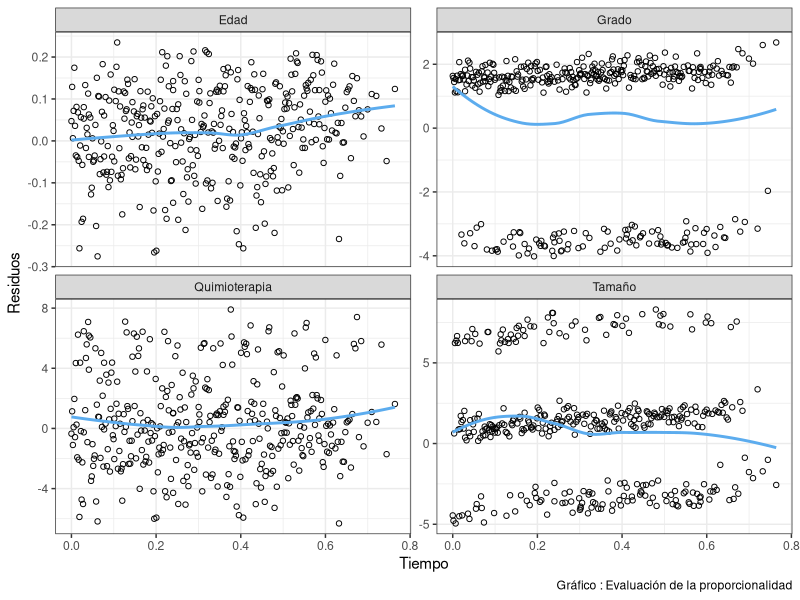

Reproduce this figure in R.
## ---- chunk 1
library(tidyverse)
library(gridExtra)
library(survival)  # Para el ajuste de modelos de Cox 
library(survminer) # Crear gráficos con la función ggsurvplot()
library(lmtest) # Para calcular la significancia de los Beta 
library(corrplot) #Para el gráfico de correlaciones

datos <- rotterdam %>%
  filter(year <= 1985) %>%
  select(-c(nodes, rtime, recur))

datos$grade <- as.factor(datos$grade)
## ---- chunk 2
#Modelo sin covariables
modelo_nulo <- coxph(Surv(dtime, death) ~ 1, ties = "breslow", data = datos)
loglik_nulo <- modelo_nulo$loglik

#Modelos con una sola variable:
# 1) Edad:
modelo_edad <- coxph(Surv(dtime, death) ~ age, ties = "breslow",
                     data = datos)

loglik_edad <- modelo_edad$loglik[2]

#Comparación del modelo con el modelo nulo

lrtest(modelo_nulo, modelo_edad) # Test significativo


# 2) Menopausia
modelo_meno <- coxph(Surv(dtime, death) ~ meno, ties = "breslow",
                     data = datos)

loglik_meno <- modelo_meno$loglik[2]

#Comparo con el modelo nulo:
lrtest(modelo_nulo, modelo_meno) # Test significativo


# 3) Terapia hormonal:
modelo_hormon <- coxph(Surv(dtime, death) ~ hormon, ties = "breslow",
                       data = datos)

#Comparo con el modelo nulo:
lrtest(modelo_nulo, modelo_hormon) # Test no significativo


# 4) Quimioterapia:
modelo_chemo <- coxph(Surv(dtime, death) ~ chemo, ties = "breslow", data = datos)


#Comparo con el modelo nulo:
lrtest(modelo_nulo, modelo_chemo) # Test no significativo


# 5) Receptores de progesterona:
modelo_pgr <- coxph(Surv(dtime, death) ~ pgr, ties = "breslow",
                    data = datos)


# Comparo con el modelo nulo:
lrtest(modelo_nulo, modelo_pgr)  # Test no significativo


# 6) Receptores de estrógeno:
modelo_er <- coxph(Surv(dtime, death) ~ er, ties = "breslow",
                   data = datos)


#Comparo con el modelo nulo:
lrtest(modelo_nulo, modelo_er)  # Test significativo



# 7) Grado de diferenciación:
modelo_grade <- coxph(Surv(dtime, death) ~ grade, ties = "breslow",
                      data = datos)


# Compraro con el modelo nulo:
lrtest(modelo_nulo, modelo_grade)  #Test significativo


# 8) Tamaño del tumor:
modelo_size <- coxph(Surv(dtime, death) ~ size, ties = "breslow",
                     data = datos)


#Comparación con el modelo nulo:
lrtest(modelo_nulo, modelo_size) #Test significativo

# En resumen, resultaron significativos: edad, menopausia, receptores de estrógeno, grado de diferenciación y tamaño del tumor.
## ---- chunk 3
#Se define el modelo con las variables importantes:
modelo1 <- coxph(Surv(dtime, death) ~ age + meno + er + grade + size,
                 ties = "breslow", data = datos)

# Para cada variable importante, comparamos el modelo 1 contra un modelo que no contenga la variable de interés y así evaluamos su significancia

# 1) Variable Edad
modelo_sin_age <- coxph(Surv(dtime, death) ~ meno + er + grade + size,
                        ties = "breslow", data = datos)

lrtest(modelo_sin_age, modelo1) # Test significativo

# 2) Variable Menopausia
modelo_sin_meno <- coxph(Surv(dtime, death) ~ age + er + grade + size,
                         ties = "breslow", data = datos)

lrtest(modelo_sin_meno, modelo1) # Test no significativo

# 3) Variable Receptores de estrógeno
modelo_sin_er <- coxph(Surv(dtime, death) ~ age + meno + grade + size,
                       ties = "breslow", data = datos)

lrtest(modelo_sin_er, modelo1) # Test no significativo

# 4) Variable Grade
modelo_sin_grade <- coxph(Surv(dtime, death) ~ age + meno + er + size,
                          ties = "breslow", data = datos)

lrtest(modelo_sin_grade, modelo1) # Test significativo

# 5) Variable Size
modelo_sin_size <- coxph(Surv(dtime, death) ~ age + meno + er + grade,
                         ties = "breslow", data = datos)

lrtest(modelo_sin_size, modelo1) # Test significativo

# En resumen, las variables que resultaron significativas en un modelo que contiene la edad, menopausia, receptores de estrógeno, grado y tamaño del tumor son: edad, grado y tamaño del tumor.
## ---- chunk 4
# Modelo con las variables significativas hasta el momento
modelo2 <- coxph(Surv(dtime, death) ~ age + grade + size, ties = "breslow",
                 data = datos)

# Para evaluar la significancia de las covariables que descartamos en la primer etapa de la selección,comparamos el modelo 2 contra un modelo que contenga sus mismas variables más cada una de las covariables.

# 1) Variable "Tratamiento hormonal"
modelo2_con_hormon <- coxph(Surv(dtime, death) ~ age + grade + size +
                              hormon, ties = "breslow", data = datos)
 
 lrtest(modelo2, modelo2_con_hormon) # Test no significativo
 
# 2) Variable Quimioterapia
modelo2_con_chemo <- coxph(Surv(dtime, death) ~ age + grade + size + chemo,
                           ties = "breslow", data = datos)
 
lrtest(modelo2, modelo2_con_chemo) # Test significativo

# 3) Variable Receptores de progesterona:
modelo2_con_pgr <- coxph(Surv(dtime, death) ~ age + grade + size + pgr, 
                         ties = "breslow", data = datos)
 
lrtest(modelo2, modelo2_con_pgr) #No es significativa

# En resumen, el efecto de la Quimioterapia es significativo en un modelo que incluye también a la edad y el grado y tamaño del tumor. Tratamiento hormonal y Receptores de Progesterona siguen sin ser significativos.

# Llamamos "modelo 3" a nuestro nuevo modelo
modelo3 <- coxph(Surv(dtime, death) ~ age + chemo + grade + size,
                 ties = "breslow", data = datos)
## ---- chunk 5
#H_0)Los hazards son proporcionales
test <- cox.zph(modelo3)
kableExtra::kable(test$table, col.names = c("Chi-cuadrado", "g.l", "p-asoc"))


#Convertimos la información de "test" en datos que puedan usarse en ggplot()
time <- test$x
residuals <- as.data.frame(test$y)
variables <- c("Edad", "Quimioterapia", "Grado", "Tamaño")

data <- data.frame(
  time = rep(time, ncol(residuals)),
  residuals =as.vector(as.matrix(residuals)),
  variable = rep(variables, each = length(time))
)

#Gráfico de residuos
ggplot(data = data, aes(x = time, y = residuals)) +
  geom_point(pch = 21, color = "black") +
  geom_smooth(method = "loess", se = F, color = "steelblue2") +
  facet_wrap(~variable, scales = "free_y")+
  labs(x = "Tiempo", y = "Residuos", caption = "Gráfico : Evaluación de la proporcionalidad") +
  theme_bw()
